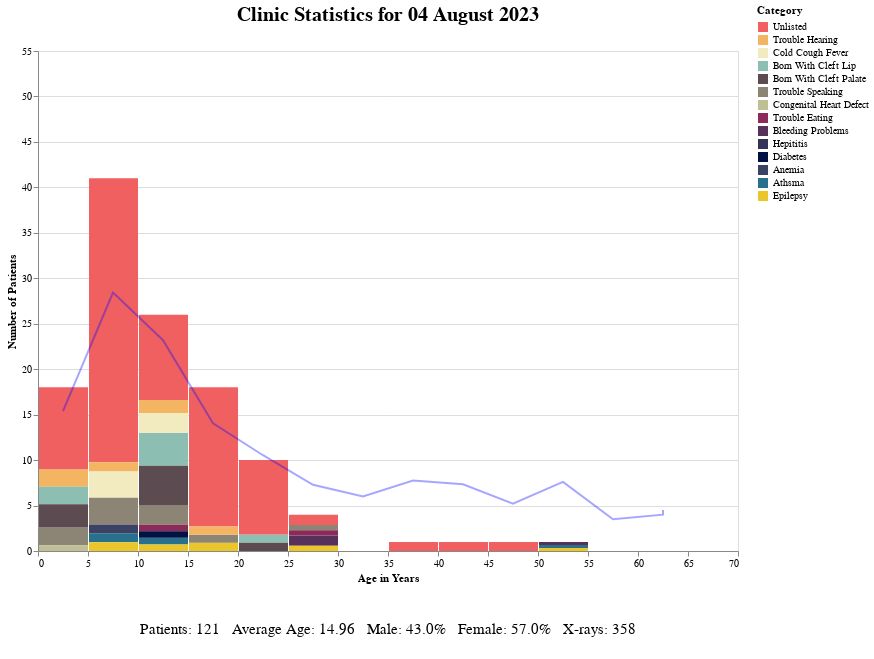

Source (notebook cell):
### Code cell
#counts for largest age to set y axis
yMax = math.ceil(np.max(final_df.groupby(['clinic_id','age']).display.sum()))

#setup dates in final_df for Dropdown
date_format = "%d %B %Y"

final_df['clinic_dates'] = final_df['clinic_id']
df = TSD.df_clinic.copy()
replace_dict = df.set_index('id')['start'].to_dict()
final_df['clinic_dates'] = final_df['clinic_dates'].replace(replace_dict)
final_df['clinic_dates'] = pd.to_datetime(final_df['clinic_dates']).dt.strftime(date_format)

clinic_dates = final_df.clinic_dates.unique()

# Convert date strings to datetime objects
date_objects = np.array([datetime.strptime(date, date_format) for date in clinic_dates])

# Sort datetime objects in descending order
sorted_dates = np.sort(date_objects)[::-1]

# Convert sorted datetime objects back to date strings
clinic_dates = [date.strftime(date_format) for date in sorted_dates]

# Custom colors for each category 
category_colors = {
    'Unlisted': '#F06060',
    'Trouble Hearing': '#F3B562',
    'Cold Cough Fever': '#F2EBBF',
       'Born With Cleft Lip': '#8CBEB2',
    'Born With Cleft Palate': '#5C4B51',
       'Trouble Speaking': '#8C8474',
    'Congenital Heart Defect': '#BEBF95',
    'Trouble Eating' : '#8C2B59',
       'Bleeding Problems': '#57315A',
    'Hepititis': '#333259',
    'Diabetes': '#001143',
    'Anemia': '#3C4263',
    'Athsma': '#28708C',
       'Epilepsy': '#EBC62A'
}



# A dropdown filter
clinic_dropdown = alt.binding_select(options=clinic_dates, name="Clinic Date:")
clinic_select = alt.selection_point(fields=['clinic_dates'], bind=clinic_dropdown, \
                                    value=clinic_dates[0])

#Chart most recent clinic with line showing historical average
line = alt.Chart(grouped_avg).mark_line(color='blue', strokeOpacity=0.35).encode(
    alt.X('age_in_years:Q',title='Age in Years',bin = alt.Bin(maxbins=20)),
    y = 'count:Q',
)



base = alt.Chart(final_df).encode (
       x =    alt.X('age', bin = alt.Bin(maxbins=20))   
)
bars = base.mark_bar().encode(
    y = alt.Y('display',title='Number of Patients',scale=alt.Scale(domain=[0,yMax])),
    color=alt.Color('Category', scale=alt.Scale(domain=list(category_colors.keys()),
                                                range=list(category_colors.values()))),
    tooltip=['Category:N','Percent*:N','Gender M/F*:N']).add_params(
    clinic_select
).transform_filter(
    clinic_select
)

#Add summary
#Summary Chart
summary = alt.Chart(summary_info).mark_text(fontSize=15).encode(
text = 'summary',
).add_params(
    clinic_select
).transform_filter(
    clinic_select
).properties(
        width=700,
        height=50  # Adjust height as needed
    )

title = alt.Chart(summary_info).mark_text(fontSize=20, fontWeight='bold').encode(
text = alt.Text('title')
).add_params(
    clinic_select
).transform_filter(
    clinic_select
).properties(
 width=700,
)

main_layer = alt.layer(bars, line).properties(
    width=700,
    height=500)

chart = alt.vconcat(title, main_layer, summary.properties(
        width=700,
        height=50  # Adjust height as needed
    ))

chart.save('TS-Demographics.html')
chart

### Figure 1 — Vega-Lite specification as saved in the notebook (floating-point values rounded to 4 significant figures; data arrays with more than 128 entries replaced by an {"elided": "..."} marker saying what was removed)
{"config": {"view": {"continuousWidth": 300, "continuousHeight": 300}}, "vconcat": [{"data": {"name": "data-0f2c295fd5575ff3cdd523fcc25d5d64"}, "mark": {"type": "text", "fontSize": 20, "fontWeight": "bold"}, "encoding": {"text": {"field": "title", "type": "nominal"}}, "name": "view_2", "transform": [{"filter": {"param": "param_1"}}], "width": 700}, {"layer": [{"data": {"name": "data-4eb387fab87c0976403dcf2826c75b8f"}, "mark": {"type": "bar"}, "encoding": {"color": {"field": "Category", "scale": {"domain": ["Unlisted", "Trouble Hearing", "Cold Cough Fever", "Born With Cleft Lip", "Born With Cleft Palate", "Trouble Speaking", "Congenital Heart Defect", "Trouble Eating", "Bleeding Problems", "Hepititis", "Diabetes", "Anemia", "Athsma", "Epilepsy"], "range": ["#F06060", "#F3B562", "#F2EBBF", "#8CBEB2", "#5C4B51", "#8C8474", "#BEBF95", "#8C2B59", "#57315A", "#333259", "#001143", "#3C4263", "#28708C", "#EBC62A"]}, "type": "nominal"}, "tooltip": [{"field": "Category", "type": "nominal"}, {"field": "Percent*", "type": "nominal"}, {"field": "Gender M/F*", "type": "nominal"}], "x": {"bin": {"maxbins": 20}, "field": "age", "type": "quantitative"}, "y": {"field": "display", "scale": {"domain": [0, 51]}, "title": "Number of Patients", "type": "quantitative"}}, "name": "view_1", "transform": [{"filter": {"param": "param_1"}}]}, {"data": {"name": "data-0b730ce118594e484dd879b32675cdb3"}, "mark": {"type": "line", "color": "blue", "strokeOpacity": 0.35}, "encoding": {"x": {"bin": {"maxbins": 20}, "field": "age_in_years", "title": "Age in Years", "type": "quantitative"}, "y": {"field": "count", "type": "quantitative"}}}], "height": 500, "width": 700}, {"data": {"name": "data-0f2c295fd5575ff3cdd523fcc25d5d64"}, "mark": {"type": "text", "fontSize": 15}, "encoding": {"text": {"field": "summary", "type": "nominal"}}, "height": 50, "name": "view_3", "transform": [{"filter": {"param": "param_1"}}], "width": 700}], "params": [{"name": "param_1", "select": {"type": "point", "fields": ["clinic_dates"]}, "bind": {"input": "select", "options": ["04 August 2023", "14 July 2023", "08 July 2023", "05 May 2023", "30 March 2023", "03 February 2023", "13 January 2023", "05 January 2023", "04 November 2022", "21 October 2022", "05 August 2022", "06 May 2022", "03 November 2021", "01 August 2021", "01 May 2021", "22 March 2021"], "name": "Clinic Date:"}, "value": "04 August 2023", "views": ["view_2", "view_1", "view_3"]}], "$schema": "https://vega.github.io/schema/vega-lite/v5.15.1.json", "datasets": {"data-0f2c295fd5575ff3cdd523fcc25d5d64": [{"clinic_dates": "01 August 2021", "gender": 0.6071, "clinic_id": 16, "age_in_years": 16.73, "count": 84, "summary": "Patients: 84   Average Age: 16.73   Male: 39.3%   Female: 60.7%   X-rays: --", "title": "Clinic Statistics for 01 August 2021"}, {"clinic_dates": "01 May 2021", "gender": 0.625, "clinic_id": 15, "age_in_years": 17.81, "count": 16, "summary": "Patients: 16   Average Age: 17.81   Male: 37.5%   Female: 62.5%   X-rays: --", "title": "Clinic Statistics for 01 May 2021"}, {"clinic_dates": "03 February 2023", "gender": 0.5385, "clinic_id": 30, "age_in_years": 12.95, "count": 156, "summary": "Patients: 156   Average Age: 12.95   Male: 46.2%   Female: 53.8%   X-rays: --", "title": "Clinic Statistics for 03 February 2023"}, {"clinic_dates": "03 November 2021", "gender": 1.0, "clinic_id": 17, "age_in_years": 5.0, "count": 1, "summary": "Patients: 1   Average Age: 5.0   Male: 0.0%   Female: 100.0%   X-rays: 5", "title": "Clinic Statistics for 03 November 2021"}, {"clinic_dates": "04 August 2023", "gender": 0.5702, "clinic_id": 32, "age_in_years": 14.96, "count": 121, "summary": "Patients: 121   Average Age: 14.96   Male: 43.0%   Female: 57.0%   X-rays: 358", "title": "Clinic Statistics for 04 August 2023"}, {"clinic_dates": "04 November 2022", "gender": 0.5373, "clinic_id": 25, "age_in_years": 11.34, "count": 134, "summary": "Patients: 134   Average Age: 11.34   Male: 46.3%   Female: 53.7%   X-rays: 62", "title": "Clinic Statistics for 04 November 2022"}, {"clinic_dates": "05 August 2022", "gender": 0.5909, "clinic_id": 24, "age_in_years": 16.76, "count": 88, "summary": "Patients: 88   Average Age: 16.76   Male: 40.9%   Female: 59.1%   X-rays: --", "title": "Clinic Statistics for 05 August 2022"}, {"clinic_dates": "05 January 2023", "gender": 0.7143, "clinic_id": 28, "age_in_years": 7.857, "count": 7, "summary": "Patients: 7   Average Age: 7.86   Male: 28.6%   Female: 71.4%   X-rays: --", "title": "Clinic Statistics for 05 January 2023"}, {"clinic_dates": "05 May 2023", "gender": 0.6016, "clinic_id": 31, "age_in_years": 14.67, "count": 123, "summary": "Patients: 123   Average Age: 14.67   Male: 39.8%   Female: 60.2%   X-rays: 230", "title": "Clinic Statistics for 05 May 2023"}, {"clinic_dates": "06 May 2022", "gender": 0.5298, "clinic_id": 23, "age_in_years": 15.3, "count": 151, "summary": "Patients: 151   Average Age: 15.3   Male: 47.0%   Female: 53.0%   X-rays: 4", "title": "Clinic Statistics for 06 May 2022"}, {"clinic_dates": "08 July 2023", "gender": 0.4545, "clinic_id": 36, "age_in_years": 8.182, "count": 11, "summary": "Patients: 11   Average Age: 8.18   Male: 54.5%   Female: 45.5%   X-rays: --", "title": "Clinic Statistics for 08 July 2023"}, {"clinic_dates": "13 January 2023", "gender": 0.6667, "clinic_id": 29, "age_in_years": 9.167, "count": 6, "summary": "Patients: 6   Average Age: 9.17   Male: 33.3%   Female: 66.7%   X-rays: --", "title": "Clinic Statistics for 13 January 2023"}, {"clinic_dates": "14 July 2023", "gender": 0.3846, "clinic_id": 35, "age_in_years": 11.35, "count": 26, "summary": "Patients: 26   Average Age: 11.35   Male: 61.5%   Female: 38.5%   X-rays: --", "title": "Clinic Statistics for 14 July 2023"}, {"clinic_dates": "21 October 2022", "gender": 0.7049, "clinic_id": 27, "age_in_years": 34.26, "count": 61, "summary": "Patients: 61   Average Age: 34.26   Male: 29.5%   Female: 70.5%   X-rays: 2", "title": "Clinic Statistics for 21 October 2022"}, {"clinic_dates": "22 March 2021", "gender": 0.6, "clinic_id": 14, "age_in_years": 6.0, "count": 5, "summary": "Patients: 5   Average Age: 6.0   Male: 40.0%   Female: 60.0%   X-rays: --", "title": "Clinic Statistics for 22 March 2021"}, {"clinic_dates": "30 March 2023", "gender": 0.6944, "clinic_id": 34, "age_in_years": 31.81, "count": 36, "summary": "Patients: 36   Average Age: 31.81   Male: 30.6%   Female: 69.4%   X-rays: 186", "title": "Clinic Statistics for 30 March 2023"}], "data-4eb387fab87c0976403dcf2826c75b8f": {"elided": "513 records"}, "data-0b730ce118594e484dd879b32675cdb3": [{"age_in_years": 0, "count": 15.38}, {"age_in_years": 5, "count": 28.43}, {"age_in_years": 10, "count": 23.18}, {"age_in_years": 15, "count": 14.05}, {"age_in_years": 20, "count": 10.54}, {"age_in_years": 25, "count": 7.286}, {"age_in_years": 30, "count": 6.0}, {"age_in_years": 35, "count": 7.75}, {"age_in_years": 40, "count": 7.333}, {"age_in_years": 45, "count": 5.2}, {"age_in_years": 50, "count": 7.6}, {"age_in_years": 55, "count": 3.5}, {"age_in_years": 60, "count": 4.0}, {"age_in_years": 65, "count": 4.5}]}}
